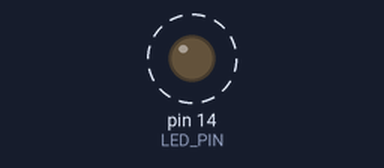
The sketch below on a simulated Arduino Uno, built with avr-gcc and run on an emulated ATmega328P. Shown: output pins drawn as LEDs (lit = HIGH). Dashed ring = blinking.

Above: at 0.15 s.
Timing chart, 0 to 3.0 s (numbered marks = the images above):
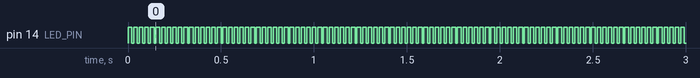

Measured:
- by itself, pin 14 (LED_PIN): alternates HIGH for 0.02 s and LOW for 0.01 s

The sketch:

Lab1_C1.ino
```cpp
const int LED_PIN = 14;


void setup() {
  // put your setup code here, to run once:
  pinMode(LED_PIN, OUTPUT);
}

void blink_with_frequency(int freq)
{
  double delay_time = 1000.0/(2*freq);
  blink_with_delays(delay_time, delay_time);
}

void blink_with_delays(int delay_one, int delay_two)
{
  digitalWrite(LED_PIN, HIGH);
  delay(delay_one);
  digitalWrite(LED_PIN, LOW);
  delay(delay_two);
}

void loop()
{
  // put your main code here, to run repeatedly:
  //blink_with_frequency(1);
  //blink_with_frequency(10);
  //blink_with_frequency(50);
  //blink_with_delays(1000, 100);
  //blink_with_delays(200, 50);
  blink_with_delays(20,10);

}
```
